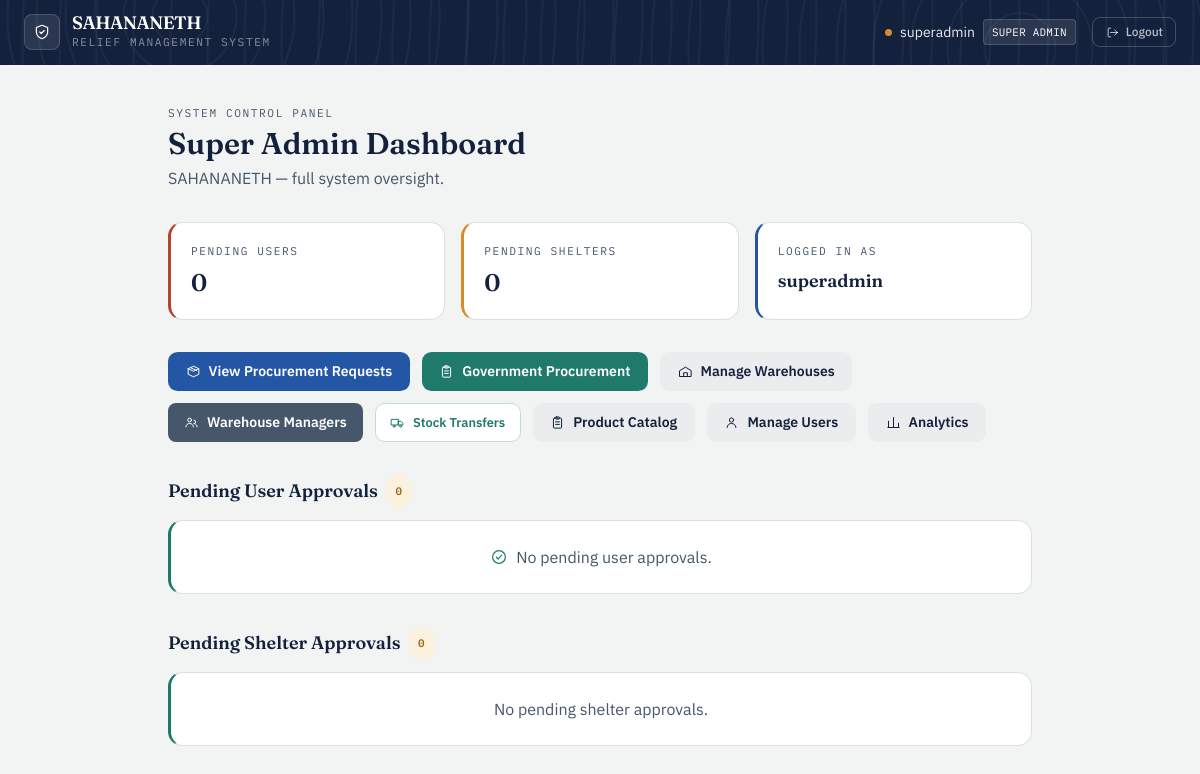
The app's page /admin/dashboard (signed in), older data.
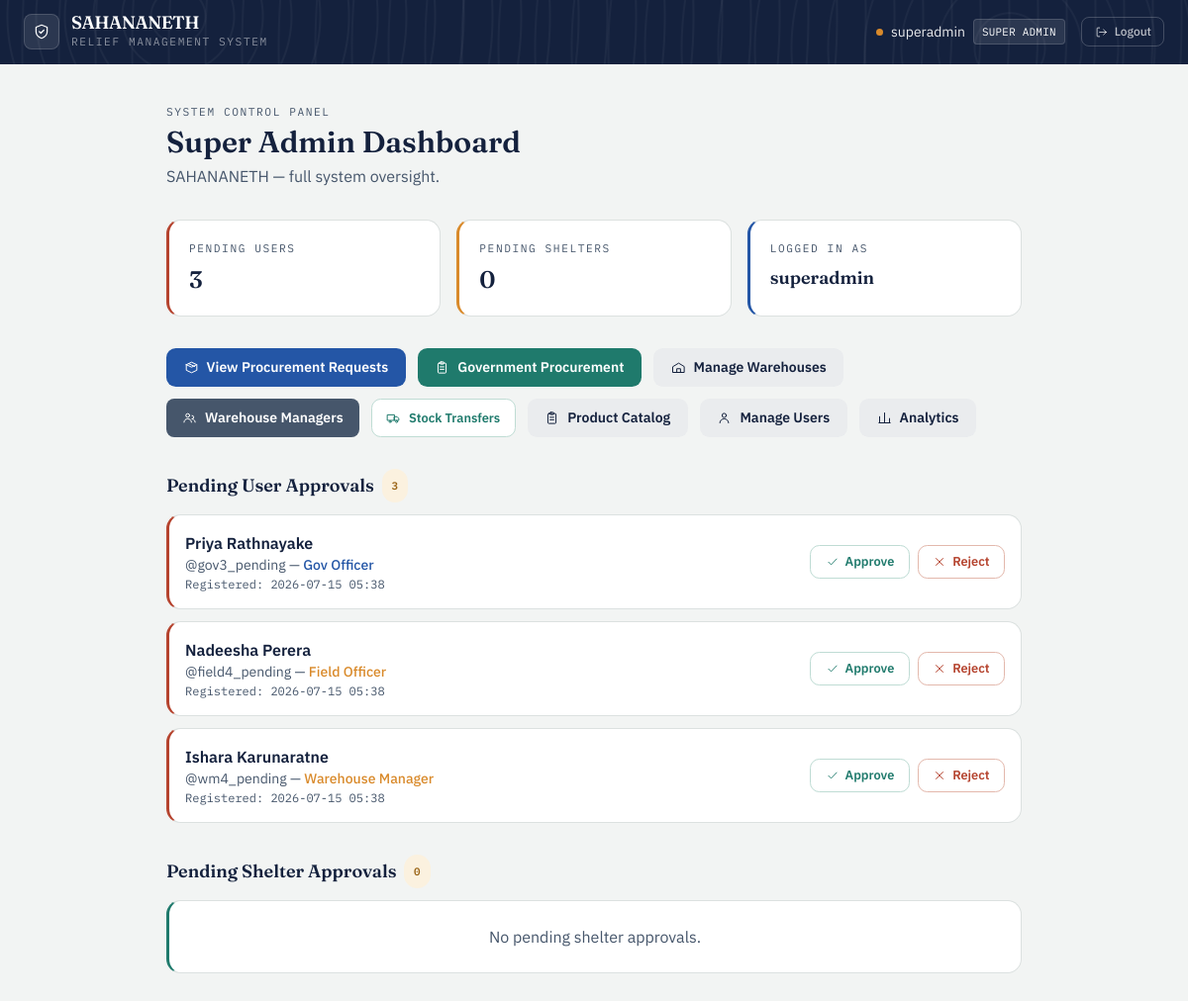
The same page, newer data.
### app/models/user.py (models this page shows, shortened)
class User(UserMixin, db.Model):
    __tablename__ = 'users'
    id = db.Column(db.Integer, primary_key=True)
    username = db.Column(db.String(80), unique=True, nullable=False)
    full_name = db.Column(db.String(150), nullable=True)
    password_hash = db.Column(db.String(256), nullable=False)
    role_level = db.Column(
    db.Enum('super_admin', 'gov_officer', 'field_officer',
            'warehouse_manager', 'citizen',
            name='user_role_enum'),
    nullable=False
)
    status = db.Column(
        db.Enum('pending', 'active', 'needs_verification', 'verified', 'rejected',name='user_status_enum'),
        default='pending',
        nullable=False
    )
    assigned_node_id = db.Column(db.Integer, nullable=True)
    created_at = db.Column(db.DateTime, default=datetime.utcnow)

### app/routes/super_admin.py (the view)
@admin_bp.route('/dashboard')
@login_required
@role_required('super_admin')
def dashboard():
    pending_users = User.query.filter_by(status='pending').all()
    pending_shelters = Shelter.query.filter_by(status='pending_approval').all()
    return render_template('super_admin/dashboard.html',
                           pending_users=pending_users,
                           pending_shelters=pending_shelters)

### app/models/user.py (called while the page is built)
@login_manager.user_loader
def load_user(user_id):
    return User.query.get(int(user_id))

### app/utils.py (called while the page is built)
def role_required(*roles):
    def decorator(f):
        @wraps(f)
        def decorated_function(*args, **kwargs):
            if not current_user.is_authenticated:
                abort(401)
            if current_user.role_level not in roles:
                abort(403)
            return f(*args, **kwargs)
        return decorated_function
    return decorator

### app/templates/super_admin/dashboard.html (shortened to what this page needs)
{% extends "base.html" %}
{% block content %}
<div class="max-w-4xl mx-auto mt-10 px-4 pb-16">
    <div class="eyebrow">System Control Panel</div>
    <h1 class="font-display text-3xl font-semibold text-ink mt-1">Super Admin Dashboard</h1>
    <p class="text-slate mt-1 mb-8">SAHANANETH — full system oversight.</p>
    <div class="grid grid-cols-1 md:grid-cols-3 gap-4 mb-8">
        <div class="ledger-card tone-rust p-5">
            <p class="eyebrow">Pending Users</p>
            <p class="font-display text-2xl font-semibold text-ink mt-2">{{ pending_users|length }}</p>
        </div>
        <div class="ledger-card tone-amber p-5">
            <p class="eyebrow">Pending Shelters</p>
            <p class="font-display text-2xl font-semibold text-ink mt-2">{{ pending_shelters|length }}</p>
        </div>
        <div class="ledger-card tone-civic p-5">
            <p class="eyebrow">Logged in as</p>
            <p class="font-display text-lg font-semibold text-ink mt-2">{{ current_user.username }}</p>
        </div>
    </div>
    <div class="flex gap-3 mb-8 flex-wrap">
        <a href="/admin/procurement" class="btn-primary flex items-center gap-2">
            <svg class="icon" style="width:15px;height:15px"><use href="#icon-package"/></svg>
            View Procurement Requests
        </a>
        <a href="/gov/procurement" class="btn-secondary flex items-center gap-2">
            <svg class="icon" style="width:15px;height:15px"><use href="#icon-clipboard"/></svg>
            Government Procurement
        </a>
        <a href="/gov/warehouses" class="btn-ghost flex items-center gap-2">
            <svg class="icon" style="width:15px;height:15px"><use href="#icon-warehouse"/></svg>
            Manage Warehouses
        </a>
        <a href="/gov/warehouse-managers" class="inline-flex items-center gap-2 rounded-lg px-4 py-2 text-sm font-semibold text-white" style="background:#46566B">
            <svg class="icon" style="width:15px;height:15px"><use href="#icon-users"/></svg>
            Warehouse Managers
        </a>
        <a href="/warehouse/transfers" class="btn-approve flex items-center gap-2">
            <svg class="icon" style="width:15px;height:15px"><use href="#icon-truck"/></svg>
            Stock Transfers
        </a>
        <a href="/warehouse/catalog" class="btn-ghost flex items-center gap-2">
            <svg class="icon" style="width:15px;height:15px"><use href="#icon-clipboard"/></svg>
            Product Catalog
        </a>
        <a href="/admin/users" class="btn-ghost flex items-center gap-2">
            <svg class="icon" style="width:15px;height:15px"><use href="#icon-user"/></svg>
            Manage Users
        </a>
        <a href="/admin/analytics" class="btn-ghost flex items-center gap-2">
            <svg class="icon" style="width:15px;height:15px"><use href="#icon-chart"/></svg>
            Analytics
        </a>
    </div>
    <h2 class="font-display text-lg font-semibold text-ink mb-3 flex items-center gap-2">
        Pending User Approvals
        <span class="status-pill status-pending">{{ pending_users|length }}</span>
    </h2>
    {% if pending_users %}
    <div class="space-y-3 mb-8">
        {% for user in pending_users %}
        <div class="ledger-card tone-rust p-4 flex justify-between items-center">
            <div>
                <p class="font-semibold text-ink">{{ user.full_name or user.username }}</p>
                <p class="text-sm text-slate">
                    @{{ user.username }} —
                    <span class="font-medium {% if user.role_level == 'gov_officer' %}text-civic{% else %}text-amber{% endif %}">
                        {{ user.role_level.replace('_', ' ').title() }}
                    </span>
                </p>
                <p class="text-xs text-slate mt-0.5 font-mono">
                    Registered: {{ user.created_at.strftime('%Y-%m-%d %H:%M') }}
                </p>
            </div>
            <div class="flex gap-2">
                <a href="/admin/approve/user/{{ user.id }}" class="btn-approve flex items-center gap-1.5">
                    <svg class="icon" style="width:14px;height:14px"><use href="#icon-check"/></svg>
                    Approve
                </a>
                <a href="/admin/reject/user/{{ user.id }}" class="btn-danger flex items-center gap-1.5">
                    <svg class="icon" style="width:14px;height:14px"><use href="#icon-x"/></svg>
                    Reject
                </a>
            </div>
        </div>
        {% endfor %}
    </div>
    {% else %}
    <div class="ledger-card tone-relief p-6 text-center text-slate mb-8 flex items-center justify-center gap-2">
        <svg class="icon text-relief"><use href="#icon-check-circle"/></svg>
        No pending user approvals.
    </div>
    {% endif %}
    <h2 class="font-display text-lg font-semibold text-ink mb-3 flex items-center gap-2">
        Pending Shelter Approvals
        <span class="status-pill status-pending">{{ pending_shelters|length }}</span>
    </h2>
    {% if pending_shelters %}
    <div class="space-y-3">
        {% for shelter in pending_shelters %}
        <div class="ledger-card tone-amber p-4 flex justify-between items-center">
            <div>
                <p class="font-semibold text-ink">{{ shelter.shelter_name }}</p>
                <p class="text-sm text-slate">
                    Capacity: {{ shelter.maximum_capacity }} persons
                    {% if shelter.address %} · {{ shelter.address }}{% endif %}
                </p>
                <p class="text-xs text-slate mt-0.5 font-mono">
                    Submitted by: {{ shelter.created_by.username }} · {{ shelter.created_at.strftime('%Y-%m-%d %H:%M') }}
                </p>
                {% if shelter.latitude and shelter.longitude %}
                <p class="text-xs text-slate flex items-center gap-1 mt-0.5 font-mono">
                    <svg class="icon" style="width:12px;height:12px"><use href="#icon-pin"/></svg>
                    {{ shelter.latitude }}, {{ shelter.longitude }}
                </p>
                {% endif %}
            </div>
            <div class="flex gap-2">
                <a href="/admin/approve/shelter/{{ shelter.id }}" class="btn-approve flex items-center gap-1.5">
                    <svg class="icon" style="width:14px;height:14px"><use href="#icon-check"/></svg>
                    Approve
                </a>
                <a href="/admin/reject/shelter/{{ shelter.id }}" class="btn-danger flex items-center gap-1.5">
                    <svg class="icon" style="width:14px;height:14px"><use href="#icon-x"/></svg>
                    Reject
                </a>
            </div>
        </div>
        {% endfor %}
    </div>
    {% else %}
    <div class="ledger-card tone-relief p-6 text-center text-slate">
        No pending shelter approvals.
    </div>
    {% endif %}
</div>
{% endblock %}

### app/templates/base.html (shortened to what this page needs)
<!DOCTYPE html>
<html lang="en">
<head>
    <script src="https://cdn.tailwindcss.com"></script>
</head>
<body class="min-h-screen text-ink">
{% if current_user.is_authenticated %}
<nav class="contour-bg text-white px-6 py-3.5 flex justify-between items-center">
    <div class="flex items-center gap-3">
        <div class="w-9 h-9 rounded-lg bg-white/10 border border-white/15 flex items-center justify-center">
            <svg class="icon text-white"><use href="#icon-shield"/></svg>
        </div>
        <div>
            <div class="font-display font-semibold text-lg leading-none tracking-tight">SAHANANETH</div>
            <div class="eyebrow text-white/50 mt-0.5">Relief Management System</div>
        </div>
    </div>
    <div class="flex gap-4 items-center text-sm">
        <div class="flex items-center gap-2">
            <span class="badge-dot bg-amber"></span>
            <span class="text-white/90">{{ current_user.username }}</span>
            <span class="font-mono text-[0.68rem] tracking-wide uppercase bg-white/10 border border-white/15 px-2 py-0.5 rounded">
                {{ current_user.role_level.replace('_', ' ').title() }}
            </span>
        </div>
        <a href="/auth/logout" class="flex items-center gap-1.5 text-white/70 hover:text-white border border-white/20 hover:border-white/40 px-3 py-1.5 rounded-lg transition">
            <svg class="icon" style="width:15px;height:15px"><use href="#icon-logout"/></svg>
            <span class="text-xs font-medium">Logout</span>
        </a>
    </div>
</nav>
{% endif %}
<main class="{% block main_class %}{% endblock %}">
    {% block content %}{% endblock %}
</main>
</body>
</html>

### app/templates/base.html (style rules this page uses)
body { font-family: 'IBM Plex Sans', sans-serif; background: #F2F4F3; }
.font-display { font-family: 'Fraunces', serif; }
.font-mono { font-family: 'IBM Plex Mono', monospace; }
.eyebrow { font-family: 'IBM Plex Mono', monospace; font-size: 0.7rem; letter-spacing: 0.14em; text-transform: uppercase; color: #46566B; }
.contour-bg { background-color: #14213D; background-image: repeating-radial-gradient(circle at 15% 25%, transparent 0, transparent 26px, rgba(255,255,255,0.045) 27px, rgba(255,255,255,0.045) 28px, transparent 29px), repeating-radial-gradient(circle at 85% 75%, transparent 0, transparent 34px, rgba(255,255,255,0.04) 35px, rgba(255,255,255,0.04) 36px, transparent 37px); }
.ledger-card { background: #fff; border: 1px solid #DCE1E0; border-radius: 0.9rem; border-left-width: 3px; }
.ledger-card.tone-civic { border-left-color: #2456A6; }
.ledger-card.tone-amber { border-left-color: #D98A2B; }
.ledger-card.tone-relief { border-left-color: #1F7A6C; }
.ledger-card.tone-rust { border-left-color: #B5432E; }
.status-pill { font-family: 'IBM Plex Mono', monospace; font-size: 0.68rem; letter-spacing: 0.06em; text-transform: uppercase; padding: 0.2rem 0.6rem; border-radius: 999px; font-weight: 600; white-space: nowrap; }
.status-pending { background: #FBF1DF; color: #9A6416; }
.badge-dot { width: 7px; height: 7px; border-radius: 999px; display: inline-block; }
.btn-primary { background: #2456A6; color: #fff; font-weight: 600; font-size: 0.875rem; padding: 0.55rem 1.1rem; border-radius: 0.6rem; transition: background 0.15s ease; }
.btn-secondary { background: #1F7A6C; color: #fff; font-weight: 600; font-size: 0.875rem; padding: 0.55rem 1.1rem; border-radius: 0.6rem; transition: background 0.15s ease; }
.btn-danger { background: #fff; color: #B5432E; font-weight: 600; font-size: 0.8rem; border: 1px solid #E3B8AC; padding: 0.4rem 0.9rem; border-radius: 0.6rem; transition: all 0.15s ease; }
.btn-ghost { background: #EAECEE; color: #14213D; font-weight: 600; font-size: 0.875rem; padding: 0.55rem 1.1rem; border-radius: 0.6rem; transition: background 0.15s ease; }
.btn-approve { background: #fff; color: #1F7A6C; font-weight: 600; font-size: 0.8rem; border: 1px solid #BFDCD4; padding: 0.4rem 0.9rem; border-radius: 0.6rem; transition: all 0.15s ease; }
.icon { width: 18px; height: 18px; stroke: currentColor; fill: none; stroke-width: 1.6; stroke-linecap: round; stroke-linejoin: round; }

Row changes from the older to the newer data that the page shows:
added User: full_name "Priya Rathnayake", username "gov3_pending", role_level.replace "Gov Officer", created_at "2026-07-15 05:38"
added User: full_name "Nadeesha Perera", username "field4_pending", role_level.replace "Field Officer", created_at "2026-07-15 05:38"
added User: full_name "Ishara Karunaratne", username "wm4_pending", role_level.replace "Warehouse Manager", created_at "2026-07-15 05:38"
Text that changed along with them:
{{ pending_users|length }}: "0" → "3"
text no longer shown: "No pending user approvals."
